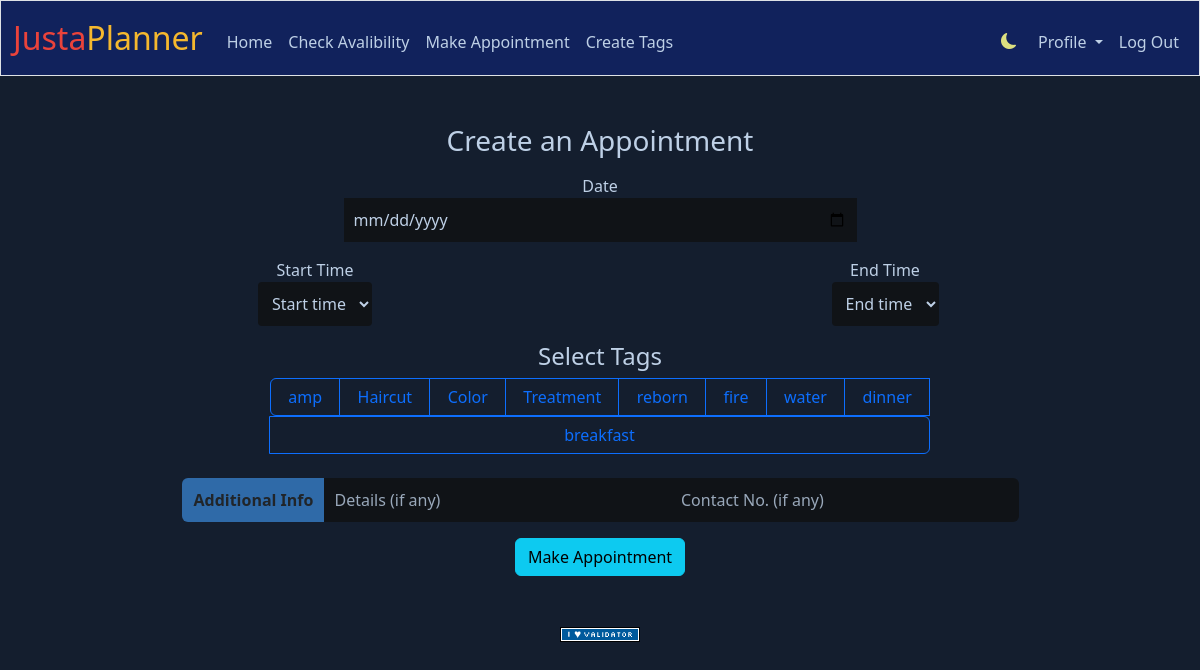
The app's page /book (signed in) with its own data.
### tables this page shows
CREATE TABLE usertags (id INTEGER PRIMARY KEY AUTOINCREMENT NOT NULL,
                       users_id INTEGER NOT NULL,
                       tag_name TEXT NOT NULL,
                       FOREIGN KEY(users_id) REFERENCES users(id)
                        );

### app.py (the view, shortened to what this page needs)
@app.route("/book", methods=["GET", "POST"])
@login_required
def book():
    options = []
    for hour in range(24):
        for minute in range(4):
            h = hour
            m = minute * 15
            options.append("{:02d}:{:02d}".format(h, m))
    tags = db.execute("SELECT * from usertags WHERE users_id = ?", session["user_id"])
    return render_template("book.html", options = options, tags = tags)

### app.py (called while the page is built)
@app.after_request
def after_request(response):
    response.headers["Cache-Control"] = "no-cache, no-store, must-revalidate"
    response.headers["Expires"] = 0
    response.headers["Pragma"] = "no-cache"
    return response

### helpers.py (called while the page is built)
def login_required(f):
    @wraps(f)
    def decorated_function(*args, **kwargs):
        if session.get("user_id") is None:
            return redirect("/login")
        return f(*args, **kwargs)
    return decorated_function

### templates/book.html (shortened to what this page needs)
{% extends "layout.html" %}
{% block main %}
<div class="mb-3 h3 "> Create an Appointment</div>
<form action="/book" method="post" >
    <div class="row mb-3">
        <div>Date</div>
        <input type="date" class="custom-input mx-auto" style="width: 45%" name="date">
    </div>
    <div class="row">
        <div class="col-6">
            <div>Start Time</div>
            <select class="form-select-sm mb-3 custom-input" name="start_time">
                <option selected disabled>Start time</option>
              </select>
        </div>
        <div class="col-6">
            <div>End Time</div>
            <select class="form-select-sm mb-3 custom-input" name="end_time">
                <option selected disabled>End time</option>
              </select>
        </div>
        {% if tags %}
            <div class="h4 form-group mx-auto">Select Tags</div>
            <div class="btn-group mb-4 mx-auto d-flex flex-wrap" role="group" style="width: 60%">
                {% for tag in tags %}
                <label class="btn btn-outline-primary" for="{{tag.id}}">{{tag.tag_name}}</label>
                {% endfor %}
            </div>
        {% endif %}
    </div>
    <div class="input-group mb-3 mx-auto" style="width: 75%">
        <span class="input-group-text" style="background-color: #2f6aa8; font-weight: bold; border: none;">Additional Info</span>
        <input type="text" name="details" class="custom-input form-control"  placeholder="Details (if any)"></input>
        <input type="number" name="contact" class="custom-input form-control" placeholder="Contact No. (if any)"></input>
    </div>
    <div>
        <button class="btn btn-info" type="submit">Make Appointment</button>
    </div>
</form>
{% endblock %}

### static/styles.css (style rules this page uses)
.custom-input { border: none; padding: 10px; translate: translate(-50%, -50%); font-size: 16px; background-color: #90b6d6; box-sizing: border-box; }
.custom-input::placeholder { color: #99a8ba; }
.form-control::placeholder { color: none; }

### records on screen
usertags: tag_name "amp"
usertags: tag_name "Haircut"
usertags: tag_name "Color"
usertags: tag_name "Treatment"
usertags: tag_name "reborn"
usertags: tag_name "fire"
usertags: tag_name "water"
usertags: tag_name "dinner"
usertags: tag_name "breakfast"
